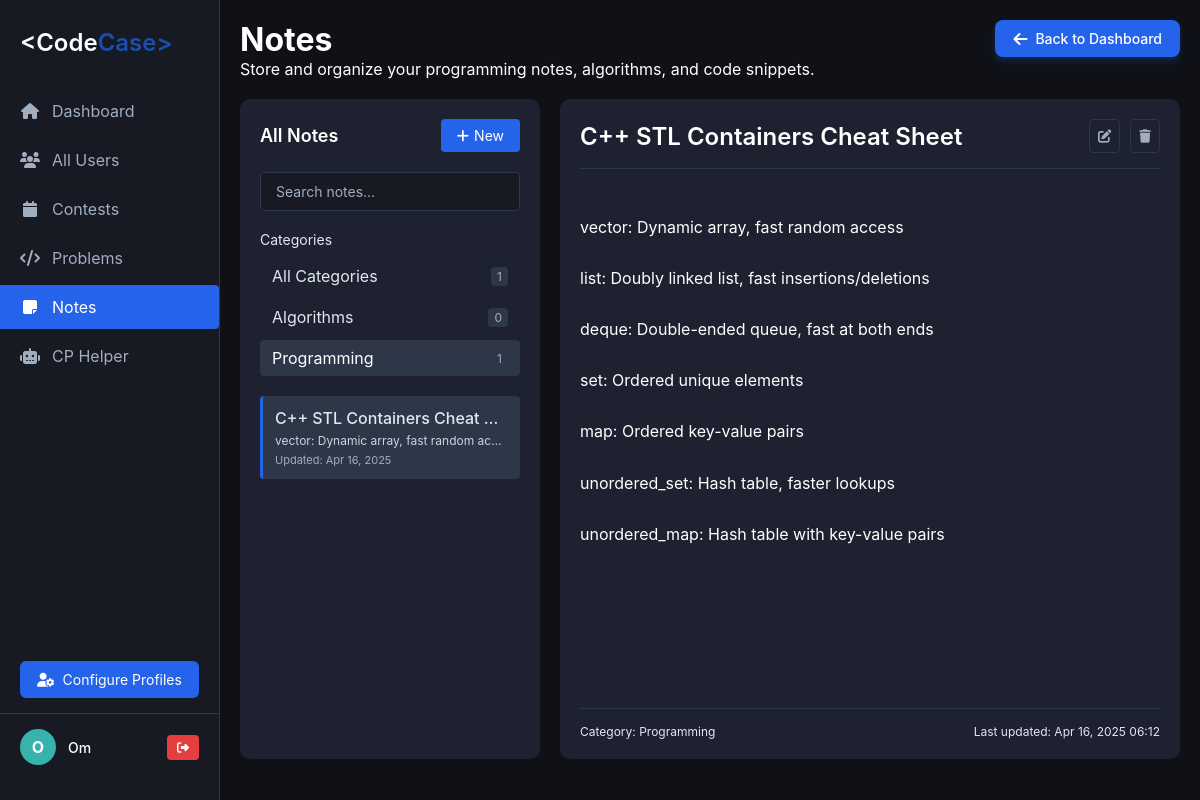
The page /notes.php?category=programming (signed in) on the database its author committed.
### tables this page shows
CREATE TABLE `notes` (
    `id` int(11) NOT NULL,
    `user_email` varchar(255) NOT NULL,
    `title` varchar(255) NOT NULL,
    `content` text DEFAULT NULL,
    `category` varchar(100) DEFAULT NULL,
    `created_at` timestamp NOT NULL DEFAULT current_timestamp(),
    `updated_at` timestamp NOT NULL DEFAULT current_timestamp() ON UPDATE current_timestamp()
  );

### notes.php (the view, shortened to what this page needs)
<?php
require 'config.php';
if (isset($_SESSION['name']) && isset($_SESSION['email'])) {
    $name = $_SESSION['name'];
    $email = $_SESSION['email'];
}
$category_filter = $_GET['category'] ?? 'all';
$sql = "SELECT id, title, content, category, created_at, updated_at FROM notes WHERE user_email = ?";
$params = [$email];
$types = "s";
if ($category_filter !== 'all') {
    $sql .= " AND category = ?";
    $params[] = $category_filter;
    $types .= "s";
}
$sql .= " ORDER BY updated_at DESC";
$stmt = $conn->prepare($sql);
$stmt->bind_param($types, ...$params);
$stmt->execute();
$result = $stmt->get_result();
$notes = [];
while ($row = $result->fetch_assoc()) {
    $notes[] = $row;
}
$filtered_notes = $notes;
$category_sql = "SELECT DISTINCT category FROM notes WHERE user_email = ? ORDER BY category";
$category_stmt = $conn->prepare($category_sql);
$category_stmt->bind_param("s", $email);
$category_stmt->execute();
$category_result = $category_stmt->get_result();
$categories = [];
while ($row = $category_result->fetch_assoc()) {
    $categories[] = $row['category'];
}
?>
<!DOCTYPE html>
<html lang="en">
<head>
    <link rel="stylesheet" href="https://cdnjs.cloudflare.com/ajax/libs/font-awesome/6.4.0/css/all.min.css">
    <link rel="stylesheet" href="dashboard.css">
    <link rel="stylesheet" href="notes.css">
</head>
<body>
    <div class="sidebar">
        <div class="logo">
            <h1><span class="logo-text">&lt;Code<span style="color: #1a4eaf">Case&gt;</span></span></h1>
        </div>
        <div class="nav-menu">
            <a href="dashboard.php" class="nav-item">
                <i class="fas fa-home"></i>
                <span>Dashboard</span>
            </a>
            <a href="allusers.php" class="nav-item">
                <i class="fas fa-users"></i>
                <span>All Users</span>
            </a>
            <a href="contests.php" class="nav-item">
                <i class="fas fa-calendar"></i>
                <span>Contests</span>
            </a>
            <a href="problems.php" class="nav-item">
                <i class="fas fa-code"></i>
                <span>Problems</span>
            </a>
            <a href="notes.php" class="nav-item active">
                <i class="fas fa-sticky-note"></i>
                <span>Notes</span>
            </a>
            <a href="cp_helper.php" class="nav-item">
                <i class="fas fa-robot"></i>
                <span>CP Helper</span>
            </a>
        </div>
        <div class="configure-profiles">
            <a href="profile.php" class="configure-btn">
                <i class="fas fa-user-cog"></i>
                <span>Configure Profiles</span>
            </a>
        </div>
        <div class="user-profile">
            <div class="user-avatar">
                <?php echo substr($name, 0, 1); ?>
            </div>
            <div class="user-info">
                <div class="user-name"><?php echo htmlspecialchars($name); ?></div>
            </div>
            <button class="logout-btn" onclick="confirmLogout()">
                <i class="fas fa-sign-out-alt"></i>
            </button>
        </div>
    </div>
    <div class="main-content">
        <a href="dashboard.php" class="back-to-dashboard-btn">
            <i class="fas fa-arrow-left"></i> Back to Dashboard
        </a>
        <h1>Notes</h1>
        <p>Store and organize your programming notes, algorithms, and code snippets.</p>
        <div class="notes-container" style="padding: 20px 0;">
            <div class="notes-sidebar">
                <div class="notes-header">
                    <div class="notes-title">All Notes</div>
                    <button class="new-note-btn" onclick="createNewNote()">
                        <i class="fas fa-plus"></i>
                        New
                    </button>
                </div>
                <div class="search-container">
                    <input type="text" class="search-input" placeholder="Search notes..." id="noteSearch">
                </div>
                <div class="category-filter">
                    <div class="category-label">Categories</div>
                    <div class="category-list">
                        <a href="?category=all" class="category-item <?php echo $category_filter === 'all' ? 'active' : ''; ?>">
                            <span>All Categories</span>
                            <span class="category-count"><?php echo count($notes); ?></span>
                        </a>
                        <?php foreach ($categories as $category): ?>
                            <?php
                            $count = count(array_filter($notes, function ($note) use ($category) {
                                return $note['category'] === $category;
                            }));
                            ?>
                            <a href="?category=<?php echo urlencode(strtolower($category)); ?>" class="category-item <?php echo strtolower($category_filter) === strtolower($category) ? 'active' : ''; ?>">
                                <span><?php echo htmlspecialchars($category); ?></span>
                                <span class="category-count"><?php echo $count; ?></span>
                            </a>
                        <?php endforeach; ?>
                    </div>
                </div>
                <div class="notes-list">
                    <?php if (empty($filtered_notes)): ?>
                        <div class="empty-note">No notes found.</div>
                    <?php else: ?>
                        <?php foreach ($filtered_notes as $index => $note): ?>
                            <div class="note-item <?php echo $index === 0 ? 'active' : ''; ?>" data-id="<?php echo $note['id']; ?>" onclick="viewNote(<?php echo $note['id']; ?>)">
                                <div class="note-item-title"><?php echo htmlspecialchars($note['title']); ?></div>
                                <div class="note-item-preview"><?php echo htmlspecialchars(substr($note['content'], 0, 50) . (strlen($note['content']) > 50 ? '...' : '')); ?></div>
                                <div class="note-item-date">Updated: <?php echo htmlspecialchars(date('M d, Y', strtotime($note['updated_at']))); ?></div>
                            </div>
                        <?php endforeach; ?>
                    <?php endif; ?>
                </div>
            </div>
            <div class="note-content" id="noteContent">
                <?php if (empty($filtered_notes)): ?>
                    <div class="empty-state">
                        <i class="fas fa-sticky-note"></i>
                        <h3>No notes found</h3>
                        <p>Create a new note to get started.</p>
                        <button class="new-note-btn" onclick="createNewNote()">
                            <i class="fas fa-plus"></i>
                            Create New Note
                        </button>
                    </div>
                <?php else: ?>
                    <div class="note-content-header">
                        <div class="note-content-title"><?php echo htmlspecialchars($filtered_notes[0]['title']); ?></div>
                        <div class="note-content-actions">
                            <button class="note-action-btn" onclick="editNote(<?php echo $filtered_notes[0]['id']; ?>)">
                                <i class="fas fa-edit"></i>
                            </button>
                            <button class="note-action-btn" onclick="deleteNote(<?php echo $filtered_notes[0]['id']; ?>)">
                                <i class="fas fa-trash"></i>
                            </button>
                        </div>
                    </div>
                    <div class="note-content-body">
                        <?php
                        $content = $filtered_notes[0]['content'];
                        $content = preg_replace('/```(.*?)```/s', '<pre><code>$1</code></pre>', $content);
                        echo nl2br(htmlspecialchars_decode($content));
                        ?>
                    </div>
                    <div class="note-content-footer">
                        <div>Category: <?php echo htmlspecialchars($filtered_notes[0]['category']); ?></div>
                        <div>Last updated: <?php echo htmlspecialchars(date('M d, Y H:i', strtotime($filtered_notes[0]['updated_at']))); ?></div>
                    </div>
                <?php endif; ?>
            </div>
        </div>
    </div>
</body>
</html>

### dashboard.css (style rules this page uses)
* { margin: 0; padding: 0; box-sizing: border-box; font-family: -apple-system, BlinkMacSystemFont, 'Segoe UI', Roboto, Oxygen, Ubuntu, Cantarell, 'Open Sans', 'Helvetica Neue', sans-serif; }
body { background-color: #0f1117; color: #fff; display: flex; min-height: 100vh; }
.sidebar { position: fixed; width: 220px; height: 100%; background-color: #171923; padding: 20px 0; display: flex; flex-direction: column; border-right: 1px solid #2d3748; }
.logo { display: flex; align-items: center; padding: 0 20px 20px; margin-bottom: 10px; }
.logo-text { font-size: 24px; font-weight: 600; }
.nav-menu { flex: 1; }
.nav-item { display: flex; align-items: center; padding: 12px 20px; color: #a0aec0; text-decoration: none; transition: all 0.3s; margin-bottom: 5px; }
.nav-item i { margin-right: 12px; width: 20px; text-align: center; }
.nav-item.active { background-color: #2563eb; color: white; border-radius: 0 4px 4px 0; }
.user-profile { display: flex; align-items: center; padding: 15px 20px; border-top: 1px solid #2d3748; margin-top: auto; }
.user-avatar { width: 36px; height: 36px; border-radius: 50%; background-color: #38b2ac; display: flex; align-items: center; justify-content: center; margin-right: 12px; color: white; font-weight: bold; }
.user-info { flex: 1; }
.user-name { font-weight: 500; font-size: 14px; }
.main-content { flex: 1; padding: 20px; overflow-y: auto; }
.logout-btn { background-color: #e53e3e; color: white; border: none; padding: 5px 10px; border-radius: 4px; cursor: pointer; font-size: 12px; margin-left: 10px; }
.configure-profiles { display: flex; justify-content: center; margin-top: auto; padding: 0 20px 15px 20px; }
.configure-btn { display: flex; align-items: center; justify-content: center; width: 100%; padding: 10px; background-color: #2563eb; color: white; border: none; border-radius: 6px; cursor: pointer; font-size: 14px; text-decoration: none; transition: background-color 0.3s; }
.configure-btn i { margin-right: 8px; }

### rows shown on the page
notes: category "0", category "1", title "C++ STL Containers Cheat…", content "vector: Dynamic array, fast random ac…", updated_at "Apr 16, 2025", title "C++ STL Containers Cheat Sheet", content "vector: Dynamic array, fast random access list: Doubly linked list, fast insertions/deletions deque: Double-ended queue, fast at both ends set: Ordered unique elements map: Ordered key-value pairs unordered_set: Hash table, faster lookups unordered_map: Hash table with key-value pairs", category "Programming", updated_at "Apr 16, 2025 06:12"

### other values the page prints
substr($name, 0, 1) "O"
$name "Om"
count($notes) "1"
$category "Algorithms"
$category "Programming"
